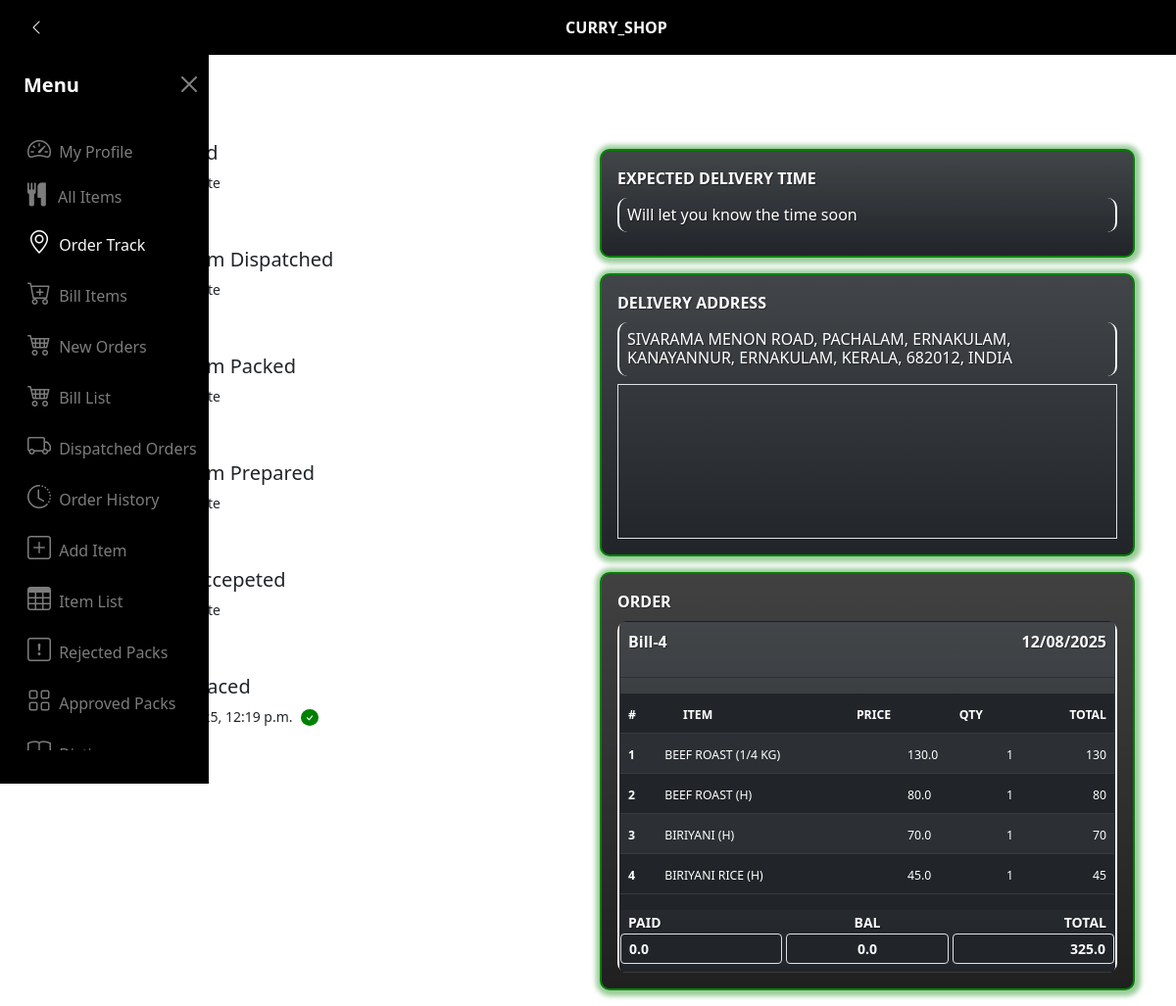
The app's page /my_order_track/4 (signed in) with its own data.
### app_dictionary/models.py (models this page shows, shortened)
class BillModel(models.Model):
    user = models.ForeignKey(User,on_delete=models.CASCADE,blank=True,null=True)
    billno = models.CharField(max_length=50,blank=True,null=True,unique=False)
    created_at = models.DateTimeField(auto_now_add=True)
    grand_total = models.FloatField(default=0.00)
    paid = models.FloatField(default=0.00)
    bal = models.FloatField(default=0.00)
    order_status_status_choices = (
        ('ordered','ordered'),
        ('cancelled','cancelled'),
        ('delivered','delivered'),
    )
    order_status = models.CharField(max_length=50,default='ordered',choices=order_status_status_choices)
    ordered_time = models.DateTimeField(blank=True,null=True)
    accept_status_choices = (
        ('accepted','accepted'),
        ('notaccepted','notaccepted'),
        ('rejected','rejected')
    )
    accept_status = models.CharField(max_length=255,default='notaccepted',choices=accept_status_choices)
    reject_reason = models.TextField(blank=True,null=True)
    rejected_user = models.ForeignKey(User,on_delete=models.CASCADE,blank=True,null=True,related_name='rejected_user_details')
    accept_or_reject_time = models.DateTimeField(blank=True,null=True)
    prepared_status_choices = (
        ('prepared','prepared'),
        ('notprepared','notprepared')
    )
    prepared_status = models.CharField(max_length=255,default='notprepared',choices=prepared_status_choices)
    prepared_time = models.DateTimeField(blank=True,null=True)
    packed_status_choices = (
        ('packed','packed'),
        ('notpacked','notpacked')
    )
    packed_status = models.CharField(max_length=255,default='notpacked',choices=packed_status_choices)
    packed_time = models.DateTimeField(blank=True,null=True)
    ready_status_choices = (
        ('ready','ready'),
        ('notready','notready'),
    )
    ready_status = models.CharField(max_length=50,default='notready',choices=ready_status_choices)
    ready_time = models.DateTimeField(blank=True,null=True)
    called_status_choices = (
        ('called','called'),
        ('notcalled','notcalled'),
    )
    called_status = models.CharField(max_length=50,default='notcalled',choices=called_status_choices)
    called_time = models.DateTimeField(blank=True,null=True)
    dispatched_status_choices = (
        ('dispatched','dispatched'),
        ('notdispatched','notdispatched')
    )
    dispatched_status = models.CharField(max_length=255,default='notdispatched',choices=dispatched_status_choices)
    dispatched_time = models.DateTimeField(blank=True,null=True)
    delivered_status_choices = (
        ('delevered','delevered'),
        ('notdelevered','notdelevered'),
    )
    delevered_status = models.CharField(max_length=255,default='notdelevered',choices=delivered_status_choices)
    delevered_time = models.DateTimeField(blank=True,null=True)
    expected_delevery_time = models.DateTimeField(blank=True,null=True)
    current_loc = models.BooleanField(default=False,blank=True,null=True)
    delivery_address = models.TextField(blank=True,null=True)
    delivery_addres_lat = models.FloatField(blank=True,null=True)
    delivery_addres_lon = models.FloatField(blank=True,null=True)
    paid_type_choices = (
        ("fully_paid","fully_paid"),
        ("partially_paid","partially_paid"),
        ("not_paid","not_paid")
    )
    paid_type = models.CharField(max_length=100,default="not_paid",blank=True,null=True,choices=paid_type_choices)

class ItemlistModel(models.Model):
    bill = models.ForeignKey(BillModel,on_delete=models.CASCADE,related_name="itemlistmodel",blank=True,null=True)
    name = models.CharField(max_length=255)
    prize = models.FloatField(default=0.00)
    qty = models.IntegerField(default=0,blank=True,null=True)
    total = models.IntegerField(default=0)

### app_dictionary/views.py (the view)
# urls.py: path('my_order_track/<int:pk>',views.my_order_track,name='my_order_track'),
@login_required
def my_order_track(request,pk):
    user_data = User.objects.get(id=request.user.id)
    bill = BillModel.objects.get(id=pk)
    profile = ProfileModel.objects.get(user=request.user.id)
    itemlist = ItemlistModel.objects.filter(bill=bill)
    return render(request,'curry_shop_my_order_track.html',{'bill':bill,
                                                            'profile':profile,
                                                            'user_data':user_data,
                                                            'itemlist':itemlist})

### app_dictionary/templates/curry_shop_my_order_track.html (shortened to what this page needs)
{% extends 'curry_shop_base2.html' %}
{% load crispy_forms_tags %}
{% load custom_filter %}
{% load static %}
{% block body_block %}
<div class="container">
    <div class="row mt-5">
        <div class="col-12 col-sm-12 col-md-6">
            <div class="d-flex flex-column padding_progressbar_collection">
                <div class="row">
                    <div class="position-relative">
                        <div class="position-absolute">
                        </div>
                    </div>
                    <div class="col-2 col-md-1">
                    </div>
                    <div class="col-10">
                        <h5 class="pt-2 text_size3">Delivered</h5>
                        <div class="d-flex">
                            <small class="text_size4">{% if bill.delevered_time %}{{ bill.delevered_time }}{% else %}time and date{% endif %}</small>
                        </div>
                    </div>
                </div>
                <div class="row mt-5">
                    <div class="position-relative">
                        <div class="position-absolute">
                        </div>
                    </div>
                    <div class="col-2 col-md-1">
                    </div>
                    <div class="col-10">
                        <h5 class="pt-2 text_size3">Food Item Dispatched</h5>
                        <div class="d-flex">
                            <small class="text_size4">{% if bill.dispatched_time %}{{ bill.dispatched_time }}{% else %}time and date{% endif %}</small>
                        </div>
                    </div>
                </div>
                <div class="row mt-5">
                    <div class="position-relative">
                        <div class="position-absolute">
                        </div>
                    </div>
                    <div class="col-2 col-md-1">
                    </div>
                    <div class="col-10">
                        <h5 class="pt-2 text_size3">Food Item Packed</h5>
                        <div class="d-flex">
                            <small class="text_size4">{% if bill.packed_time %}{{ bill.packed_time }}{% else %}time and date{% endif %}</small>
                        </div>
                    </div>
                </div>
                <div class="row mt-5">
                    <div class="position-relative">
                        <div class="position-absolute">
                        </div>
                    </div>
                    <div class="col-2 col-md-1">
                    </div>
                    <div class="col-10">
                        <h5 class="pt-2 text_size3">Food Item Prepared</h5>
                        <div class="d-flex">
                            <small class="text_size4">{% if bill.prepared_time %}{{ bill.prepared_time }}{% else %}time and date{% endif %}</small>
                        </div>
                    </div>
                </div>
                <div class="row mt-5">
                    <div class="position-relative">
                        <div class="position-absolute">
                        </div>
                    </div>
                    <div class="col-2 col-md-1">
                    </div>
                    <div class="col-10">
                        <h5 class="pt-2 text_size3">Order Accepeted</h5>
                        <div class="d-flex">
                            <small class="text_size4">{% if bill.accept_or_reject_time %}{{ bill.accept_or_reject_time }}{% else %}time and date{% endif %}</small>
                        </div>
                    </div>
                </div>
                <div class="row mt-5">
                    <div class="col-2 col-md-1">
                    </div>
                    <div class="col-10">
                        <h5 class="pt-2 text_size3">Order Placed</h5>
                        <div class="d-flex">
                            <small class="text_size4">{% if bill.ordered_time %}{{ bill.ordered_time }}{% else %}time and date{% endif %}</small>
                            {% if bill.ordered_time %}
                            <small><small class="bi bi-check text-light bg_check_round ms-2"></small></small>
                            {% endif %}
                        </div>
                    </div>
                </div>
            </div>
        </div>
        <div class="col-12 col-sm-12 col-md-6">
            <div class="thin_border bg-gradient bg-dark">
                <label class="fw-bolder ts" style="text-transform: uppercase;" for="">Expected Delivery Time</label>
                <h6 class="ts mt-2 side_border p-2">{% if bill.expected_delevery_time %} {{ bill.expected_delevery_time }} {% else %} Will let you know the time soon {% endif %}</h6>
            </div>
            <div class="thin_border bg-gradient bg-dark">
                <label class="fw-bolder ts" style="text-transform: uppercase;" for="">Delivery Address</label>
                <h6 class="ts mt-2 side_border p-2">{% if bill %} {{ bill.delivery_address|upper }} {% else %} Please add delivery address {% endif %}</h6>
                {% if bill.current_loc %}
                <div class="border">
                    <iframe src="https://www.google.com/maps?q={{ bill.delivery_addres_lat }},{{ bill.delivery_addres_lon }}&h1=es;z=14&output=embed"
                        frameborder="0"
                        width="100%"
                        height="20%"
                    >
                    </iframe>
                </div>
                {% endif %}
            </div>
            <div class="thin_border bg-gradient">
                <label class="fw-bolder ts" style="text-transform: uppercase;" for="">Order</label>
                <div class="side_border mt-2">
                    <div class="container1_tems billbox">
                        <div class="card b_s bill_box_padding mt-2 bg-dark bg-gradient">
                            <div class="d-flex justify-content-between p-2">
                                <strong class="ts text-light text_size">{{ bill.billno }}</strong>
                                <strong class="ts text-light text_size">{{ bill.created_at|date:'d/m/Y' }}</strong>
                            </div>
                            <hr class="hr_margin" style="color: rgb(0, 0, 0);">
                            <table class="table table-dark table-striped table-hover table-overflow mt-0 mb-0">
                                <thead class="bg-dark">
                                    <th class="ps-2 text_size"><small><small>#</small></small></th>
                                    <th class="ps-2 text_size"><small><small>ITEM</small></small></th>
                                    <th class="ps-2 text-end text_size"><small><small>PRICE</small></small></th>
                                    <th class="ps-2 text-end text_size"><small><small>QTY</small></small></th>
                                    <th class="text-end pe-2 text_size"><small><small>TOTAL</small></small></th>
                                </thead>
                            </table>
                            <div class="bg-dark table_overflow_class">
                                <table class="table table-dark table-striped table-hover table-overflow">
                                    <tbody id="tbody2">
                                            {% for item in itemlist %}
                                                {% if item.bill.id == bill.id %}
                                                    <tr>
                                                        <td class="ps-2 fw-bolder text_size"><small><small class="counter_id">{{ forloop.counter }}</small></small></td>
                                                        <td class="ps-0 text_size"><small><small>{{ item.name|upper }}</small></small></td>
                                                        <td class="ps-0 pe-3 text_size"><small><small>{{ item.prize }}</small></small></td>
                                                        <td class="ps-2 text_size"><small><small>{{ item.qty }}</small></small></td>
                                                        <td class="text-end pe-2 text_size"><small><small>{{ item.total }}</small></small></td>
                                                    </tr>
                                                {% endif %}
                                            {% endfor %}
                                        </tbody>
                                    </table>
                                </div>
                                <div class="d-flex total_margin justify-content-between mb-2">
                                    <div class="text-start">
                                        <label for="" class="fw-bolder text-light ts text_size ps-2"><small>PAID</small></label>
                                        <input class="form-control form-control-sm fw-bold text_size text-start bg-dark text-light" type="text" name="" id="" value="{{ bill.paid }}" readonly>
                                    </div>
                                    <div class="text-center ms-1 me-1">
                                        <label for="" class="fw-bolder text-light ts text-end text_size"><small>BAL</small></label>
                                        <input class="form-control form-control-sm text-center fw-bold text_size bg-dark text-light" type="text" name="" id="" value="{{ bill.bal }}" readonly>
                                    </div>
                                    <div class="text-end">
                                        <label for="" class="fw-bolder text-light ts text_size pe-2"><small>TOTAL</small></label>
                                        <input class="form-control form-control-sm fw-bold text_size text-end bg-dark text-light" type="text" name="" id="" value="{{ bill.grand_total }}" readonly>
                                    </div>
                                </div>
                            </div>
                        </div>
                </div>
            </div>
        </div>
    </div>
</div>
{% endblock %}

### static/css/style.css (style rules this page uses)
.ts { text-shadow: 2px 2px 2px black; }

### app_dictionary/templates/curry_shop_base2.html (style rules this page uses)
.ts { text-shadow: 0px 0px 1px white; }

### app_dictionary/templates/curry_shop_my_order_track.html (style rules this page uses)
.bg_check_round { background-color: rgb(0, 128, 0); border-radius: 50%; padding: 0rem 0.2rem; }
.padding_progressbar_collection { padding-left: 3rem; }
.thin_border { margin-top: 1rem; border: 2px solid green; box-shadow: 1px 1px 5px 5px rgba(0, 128, 0, 0.4); border-radius: 10px; padding: 1rem; background-color: rgb(32, 32, 32); color: white; }
.ts { text-shadow: 1px 1px 1px rgba(0, 0, 0, 0.4); }
.side_border { border-left: 2px solid rgb(255, 255, 255); border-right: 2px solid rgb(255, 255, 255); border-radius: 10px; }

### records on screen
BillModel: ordered_time "Aug. 12, 2025, 12:19 p.m.", delivery_address "SIVARAMA MENON ROAD, PACHALAM, ERNAKULAM, KANAYANNUR, ERNAKULAM, KERALA, 682012, INDIA", billno "Bill-4", created_at "12/08/2025", paid "0.0", bal "0.0", grand_total "325.0"
ItemlistModel: name "BEEF ROAST (1/4 KG)", prize "130.0", qty "1", total "130"
ItemlistModel: name "BEEF ROAST (H)", prize "80.0", qty "1", total "80"
ItemlistModel: name "BIRIYANI (H)", prize "70.0", qty "1", total "70"
ItemlistModel: name "BIRIYANI RICE (H)", prize "45.0", qty "1", total "45"
